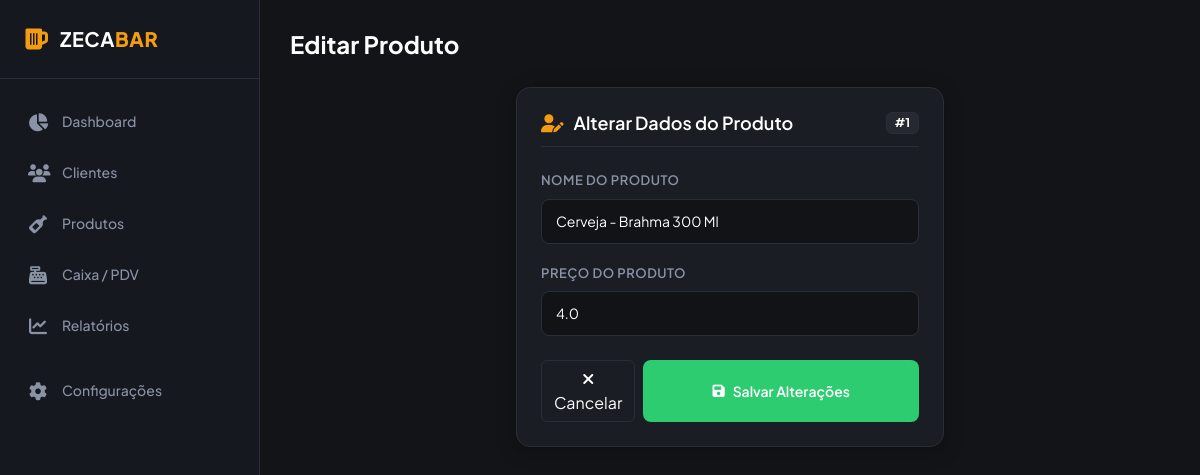
The page /produtos/1/editar on the database its author committed.
### tables this page shows
CREATE TABLE produtos (
    id INTEGER PRIMARY KEY AUTOINCREMENT,
    nome TEXT NOT NULL,
    preco REAL NOT NULL
);

### app.py (the view, shortened to what this page needs)
@app.route('/produtos/<int:id>/editar', methods=['GET', 'POST'])
def editar_produto(id):
    conn = conection()
    cursor = conn.cursor()
    dados = cursor.execute('SELECT * FROM produtos WHERE id = ?',
                           (id,)).fetchone()
    conn.close()
    return render_template('editar_produto.html', dados=dados)

### conexao.py (called while the page is built)
def conection():
    conexao = sqlite3.connect('database.db')
    return conexao

### templates/editar_produto.html (shortened to what this page needs)
{% extends "base.html" %}
{% block content %}
<header class="header-section">
    <div class="page-title">
        <h2>Editar Produto</h2>
    </div>
</header>
<div class="row justify-content-center">
    <div class="col-lg-6">
        <div class="custom-card">
            <div class="card-header-custom">
                <h3><i class="fa-solid fa-user-pen"></i> Alterar Dados do Produto</h3>
                <span class="badge badge-regular" style="background-color: rgba(255, 255, 255, 0.05); color: #fff; border: 1px solid var(--border-color);">
                    #{{dados[0]}}
                </span>
            </div>
            <form method="POST">
                <div class="mb-3">
                    <label for="nomeProduto" class="form-label">Nome do Produto</label>
                    <input type="text" class="form-control" id="nomeProduto" name="nome" value="{{dados[1]}}" placeholder="Ex: Cerveja " required autofocus>
                </div>
                <div class="mb-3">
                    <label for="precoProduto" class="form-label">Preço do Produto</label>
                    <input type="number" step="0.01" class="form-control" id="precoProduto" name="preco" value="{{dados[2]}}" placeholder="Ex: R$ 4.00 " required autofocus>
                </div>
                <div class="d-flex justify-content-end gap-2 mt-4">
                    <a href="{{ url_for('produtos') }}" class="btn btn-secondary" style="background-color: transparent; border: 1px solid var(--border-color); color: #fff;">
                        <i class="fa-solid fa-xmark"></i> Cancelar
                    </a>
                    <button type="submit" class="btn-accent">
                        <i class="fa-solid fa-floppy-disk"></i> Salvar Alterações
                    </button>
                </div>
            </form>
        </div>
    </div>
</div>
{% endblock %}

### static/css/style.css (style rules this page uses)
:root { --bg-dark: #121418; --card-bg: #1a1d24; --sidebar-bg: #16181f; --accent-green: #2ecc71; --accent-green-hover: #27ae60; --accent-gold: #f39c12; --text-main: #f8f9fa; --text-muted: #8a92a6; --border-color: #2a2e39; --input-bg: #111317; }
body { font-family: 'Plus Jakarta Sans', sans-serif; background-color: var(--bg-dark); color: var(--text-main); overflow-x: hidden; margin: 0; padding: 0; }
.header-section { display: flex; justify-content: space-between; align-items: center; margin-bottom: 28px; }
.page-title h2 { font-size: 24px; font-weight: 700; margin: 0; color: #fff; }
.custom-card { background-color: var(--card-bg); border: 1px solid var(--border-color); border-radius: 14px; padding: 24px; box-shadow: 0 4px 20px rgba(0, 0, 0, 0.25); margin-bottom: 24px; }
.card-header-custom { display: flex; justify-content: space-between; align-items: center; margin-bottom: 20px; padding-bottom: 12px; border-bottom: 1px solid var(--border-color); }
.card-header-custom h3 { font-size: 18px; font-weight: 600; margin: 0; display: flex; align-items: center; gap: 10px; color: #fff; }
.card-header-custom h3 i { color: var(--accent-gold); }
.form-label { color: var(--text-muted); font-size: 13px; font-weight: 600; margin-bottom: 8px; text-transform: uppercase; letter-spacing: 0.5px; }
.form-control, .form-select { background-color: var(--input-bg); border: 1px solid var(--border-color); border-radius: 8px; color: #fff; padding: 11px 14px; font-size: 14px; }
.form-control::placeholder { color: #555b6e; }
.btn-accent { background-color: var(--accent-green); color: #fff; border: none; border-radius: 8px; padding: 12px 20px; font-weight: 600; font-size: 14px; width: 100%; display: flex; align-items: center; justify-content: center; gap: 8px; transition: all 0.2s ease; cursor: pointer; }
.badge-regular { background-color: rgba(46, 204, 113, 0.15); color: var(--accent-green); border: 1px solid rgba(46, 204, 113, 0.3); }

### rows shown on the page
produtos: id "1", nome "Cerveja - Brahma 300 Ml", preco "4.0"
